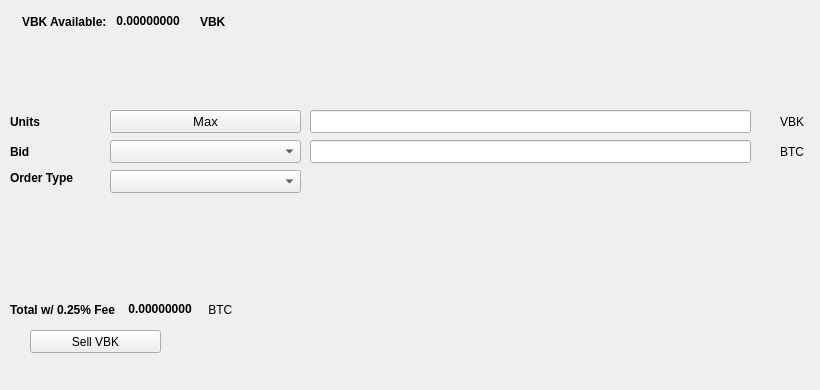
   <widget class="QWidget" name="SellTab">
    <attribute name="title">
     <string>Sell</string>
    </attribute>
    <widget class="QLabel" name="label_16">
     <property name="geometry">
      <rect>
       <x>780</x>
       <y>140</y>
       <width>31</width>
       <height>23</height>
      </rect>
     </property>
     <property name="text">
      <string>BTC</string>
     </property>
    </widget>
    <widget class="QComboBox" name="SellBidcomboBox">
     <property name="geometry">
      <rect>
       <x>110</x>
       <y>140</y>
       <width>191</width>
       <height>23</height>
      </rect>
     </property>
     <property name="font">
      <font>
       <pointsize>10</pointsize>
      </font>
     </property>
    </widget>
    <widget class="QLabel" name="label_18">
     <property name="geometry">
      <rect>
       <x>10</x>
       <y>110</y>
       <width>46</width>
       <height>23</height>
      </rect>
     </property>
     <property name="font">
      <font>
       <weight>75</weight>
       <bold>true</bold>
      </font>
     </property>
     <property name="text">
      <string>Units</string>
     </property>
    </widget>
    <widget class="QPushButton" name="Sell_Max_Amount">
     <property name="geometry">
      <rect>
       <x>110</x>
       <y>110</y>
       <width>191</width>
       <height>23</height>
      </rect>
     </property>
     <property name="font">
      <font>
       <pointsize>10</pointsize>
      </font>
     </property>
     <property name="text">
      <string>Max</string>
     </property>
    </widget>
    <widget class="QLabel" name="label_20">
     <property name="geometry">
      <rect>
       <x>10</x>
       <y>170</y>
       <width>91</width>
       <height>16</height>
      </rect>
     </property>
     <property name="font">
      <font>
       <weight>75</weight>
       <bold>true</bold>
      </font>
     </property>
     <property name="text">
      <string>Order Type</string>
     </property>
    </widget>
    <widget class="QComboBox" name="SellOrdertypeCombo">
     <property name="geometry">
      <rect>
       <x>110</x>
       <y>170</y>
       <width>191</width>
       <height>23</height>
      </rect>
     </property>
     <property name="font">
      <font>
       <pointsize>10</pointsize>
      </font>
     </property>
    </widget>
    <widget class="QLabel" name="label_21">
     <property name="geometry">
      <rect>
       <x>10</x>
       <y>140</y>
       <width>46</width>
       <height>23</height>
      </rect>
     </property>
     <property name="font">
      <font>
       <weight>75</weight>
       <bold>true</bold>
      </font>
     </property>
     <property name="text">
      <string>Bid</string>
     </property>
    </widget>
    <widget class="QLabel" name="label_22">
     <property name="geometry">
      <rect>
       <x>780</x>
       <y>110</y>
       <width>31</width>
       <height>23</height>
      </rect>
     </property>
     <property name="text">
      <string>VBK</string>
     </property>
    </widget>
    <widget class="QLineEdit" name="UnitsInputVBK">
     <property name="geometry">
      <rect>
       <x>310</x>
       <y>110</y>
       <width>441</width>
       <height>23</height>
      </rect>
     </property>
     <property name="font">
      <font>
       <pointsize>9</pointsize>
       <weight>75</weight>
       <bold>true</bold>
      </font>
     </property>
    </widget>
    <widget class="QLineEdit" name="SellBidPriceEdit">
     <property name="geometry">
      <rect>
       <x>310</x>
       <y>140</y>
       <width>441</width>
       <height>23</height>
      </rect>
     </property>
     <property name="font">
      <font>
       <pointsize>9</pointsize>
       <weight>75</weight>
       <bold>true</bold>
      </font>
     </property>
    </widget>
    <widget class="QPushButton" name="SellVBKBTN">
     <property name="geometry">
      <rect>
       <x>30</x>
       <y>330</y>
       <width>131</width>
       <height>23</height>
      </rect>
     </property>
     <property name="text">
      <string>Sell VBK</string>
     </property>
     <property name="icon">
      <iconset resource="../VBK">
       <normaloff>:/icons/bitcoin</normaloff>:/icons/bitcoin</iconset>
     </property>
    </widget>
    <widget class="QWidget" name="layoutWidget3">
     <property name="geometry">
      <rect>
       <x>22</x>
       <y>12</y>
       <width>258</width>
       <height>19</height>
      </rect>
     </property>
     <layout class="QHBoxLayout" name="horizontalLayout">
      <item>
       <widget class="QLabel" name="label232_2">
        <property name="font">
         <font>
          <weight>75</weight>
          <bold>true</bold>
         </font>
        </property>
        <property name="text">
         <string>VBK Available:</string>
        </property>
       </widget>
      </item>
      <item>
       <widget class="QLabel" name="VBKAvailableLabel">
        <property name="palette">
         <palette>
          <active>
           <colorrole role="WindowText">
            <brush brushstyle="SolidPattern">
             <color alpha="255">
              <red>0</red>
              <green>0</green>
              <blue>0</blue>
             </color>
            </brush>
           </colorrole>
           <colorrole role="Button">
            <brush brushstyle="SolidPattern">
             <color alpha="255">
              <red>0</red>
              <green>170</green>
              <blue>0</blue>
             </color>
            </brush>
           </colorrole>
           <colorrole role="Light">
            <brush brushstyle="SolidPattern">
             <color alpha="255">
              <red>0</red>
              <green>255</green>
              <blue>0</blue>
             </color>
            </brush>
           </colorrole>
           <colorrole role="Midlight">
            <brush brushstyle="SolidPattern">
             <color alpha="255">
              <red>0</red>
              <green>212</green>
              <blue>0</blue>
             </color>
            </brush>
           </colorrole>
           <colorrole role="Dark">
            <brush brushstyle="SolidPattern">
             <color alpha="255">
              <red>0</red>
              <green>85</green>
              <blue>0</blue>
             </color>
            </brush>
           </colorrole>
           <colorrole role="Mid">
            <brush brushstyle="SolidPattern">
             <color alpha="255">
              <red>0</red>
              <green>113</green>
              <blue>0</blue>
             </color>
            </brush>
           </colorrole>
           <colorrole role="Text">
            <brush brushstyle="SolidPattern">
             <color alpha="255">
              <red>0</red>
              <green>170</green>
              <blue>0</blue>
             </color>
            </brush>
           </colorrole>
           <colorrole role="BrightText">
            <brush brushstyle="SolidPattern">
             <color alpha="255">
              <red>255</red>
              <green>255</green>
              <blue>255</blue>
             </color>
            </brush>
           </colorrole>
           <colorrole role="ButtonText">
            <brush brushstyle="SolidPattern">
             <color alpha="255">
              <red>0</red>
              <green>0</green>
              <blue>0</blue>
             </color>
            </brush>
           </colorrole>
           <colorrole role="Base">
            <brush brushstyle="SolidPattern">
             <color alpha="255">
              <red>255</red>
              <green>255</green>
              <blue>255</blue>
             </color>
            </brush>
           </colorrole>
           <colorrole role="Window">
            <brush brushstyle="SolidPattern">
             <color alpha="255">
              <red>0</red>
              <green>170</green>
              <blue>0</blue>
             </color>
            </brush>
           </colorrole>
           <colorrole role="Shadow">
            <brush brushstyle="SolidPattern">
             <color alpha="255">
              <red>0</red>
              <green>0</green>
              <blue>0</blue>
             </color>
            </brush>
           </colorrole>
           <colorrole role="AlternateBase">
            <brush brushstyle="SolidPattern">
             <color alpha="255">
              <red>127</red>
              <green>212</green>
              <blue>127</blue>
             </color>
            </brush>
           </colorrole>
           <colorrole role="ToolTipBase">
            <brush brushstyle="SolidPattern">
             <color alpha="255">
              <red>255</red>
              <green>255</green>
              <blue>220</blue>
             </color>
            </brush>
           </colorrole>
           <colorrole role="ToolTipText">
            <brush brushstyle="SolidPattern">
             <color alpha="255">
              <red>0</red>
              <green>0</green>
              <blue>0</blue>
             </color>
            </brush>
           </colorrole>
          </active>
          <inactive>
           <colorrole role="WindowText">
            <brush brushstyle="SolidPattern">
             <color alpha="255">
              <red>0</red>
              <green>0</green>
              <blue>0</blue>
             </color>
            </brush>
           </colorrole>
           <colorrole role="Button">
            <brush brushstyle="SolidPattern">
             <color alpha="255">
              <red>0</red>
              <green>170</green>
              <blue>0</blue>
             </color>
            </brush>
           </colorrole>
           <colorrole role="Light">
            <brush brushstyle="SolidPattern">
             <color alpha="255">
              <red>0</red>
              <green>255</green>
              <blue>0</blue>
             </color>
            </brush>
           </colorrole>
           <colorrole role="Midlight">
            <brush brushstyle="SolidPattern">
             <color alpha="255">
              <red>0</red>
              <green>212</green>
              <blue>0</blue>
             </color>
            </brush>
           </colorrole>
           <colorrole role="Dark">
            <brush brushstyle="SolidPattern">
             <color alpha="255">
              <red>0</red>
              <green>85</green>
              <blue>0</blue>
             </color>
            </brush>
           </colorrole>
           <colorrole role="Mid">
            <brush brushstyle="SolidPattern">
             <color alpha="255">
              <red>0</red>
              <green>113</green>
              <blue>0</blue>
             </color>
            </brush>
           </colorrole>
           <colorrole role="Text">
            <brush brushstyle="SolidPattern">
             <color alpha="255">
              <red>0</red>
              <green>170</green>
              <blue>0</blue>
             </color>
            </brush>
           </colorrole>
           <colorrole role="BrightText">
            <brush brushstyle="SolidPattern">
             <color alpha="255">
              <red>255</red>
              <green>255</green>
              <blue>255</blue>
             </color>
            </brush>
           </colorrole>
           <colorrole role="ButtonText">
            <brush brushstyle="SolidPattern">
             <color alpha="255">
              <red>0</red>
              <green>0</green>
              <blue>0</blue>
             </color>
            </brush>
           </colorrole>
           <colorrole role="Base">
            <brush brushstyle="SolidPattern">
             <color alpha="255">
              <red>255</red>
              <green>255</green>
              <blue>255</blue>
             </color>
            </brush>
           </colorrole>
           <colorrole role="Window">
            <brush brushstyle="SolidPattern">
             <color alpha="255">
              <red>0</red>
              <green>170</green>
              <blue>0</blue>
             </color>
            </brush>
           </colorrole>
           <colorrole role="Shadow">
            <brush brushstyle="SolidPattern">
             <color alpha="255">
              <red>0</red>
              <green>0</green>
              <blue>0</blue>
             </color>
            </brush>
           </colorrole>
           <colorrole role="AlternateBase">
            <brush brushstyle="SolidPattern">
             <color alpha="255">
              <red>127</red>
              <green>212</green>
              <blue>127</blue>
             </color>
            </brush>
           </colorrole>
           <colorrole role="ToolTipBase">
            <brush brushstyle="SolidPattern">
             <color alpha="255">
              <red>255</red>
              <green>255</green>
              <blue>220</blue>
             </color>
            </brush>
           </colorrole>
           <colorrole role="ToolTipText">
            <brush brushstyle="SolidPattern">
             <color alpha="255">
              <red>0</red>
              <green>0</green>
              <blue>0</blue>
             </color>
            </brush>
           </colorrole>
          </inactive>
          <disabled>
           <colorrole role="WindowText">
            <brush brushstyle="SolidPattern">
             <color alpha="255">
              <red>0</red>
              <green>85</green>
              <blue>0</blue>
             </color>
            </brush>
           </colorrole>
           <colorrole role="Button">
            <brush brushstyle="SolidPattern">
             <color alpha="255">
              <red>0</red>
              <green>170</green>
              <blue>0</blue>
             </color>
            </brush>
           </colorrole>
           <colorrole role="Light">
            <brush brushstyle="SolidPattern">
             <color alpha="255">
              <red>0</red>
              <green>255</green>
              <blue>0</blue>
             </color>
            </brush>
           </colorrole>
           <colorrole role="Midlight">
            <brush brushstyle="SolidPattern">
             <color alpha="255">
              <red>0</red>
              <green>212</green>
              <blue>0</blue>
             </color>
            </brush>
           </colorrole>
           <colorrole role="Dark">
            <brush brushstyle="SolidPattern">
             <color alpha="255">
              <red>0</red>
              <green>85</green>
              <blue>0</blue>
             </color>
            </brush>
           </colorrole>
           <colorrole role="Mid">
            <brush brushstyle="SolidPattern">
             <color alpha="255">
              <red>0</red>
              <green>113</green>
              <blue>0</blue>
             </color>
            </brush>
           </colorrole>
           <colorrole role="Text">
            <brush brushstyle="SolidPattern">
             <color alpha="255">
              <red>0</red>
              <green>85</green>
              <blue>0</blue>
             </color>
            </brush>
           </colorrole>
           <colorrole role="BrightText">
            <brush brushstyle="SolidPattern">
             <color alpha="255">
              <red>255</red>
              <green>255</green>
              <blue>255</blue>
             </color>
            </brush>
           </colorrole>
           <colorrole role="ButtonText">
            <brush brushstyle="SolidPattern">
             <color alpha="255">
              <red>0</red>
              <green>85</green>
              <blue>0</blue>
             </color>
            </brush>
           </colorrole>
           <colorrole role="Base">
            <brush brushstyle="SolidPattern">
             <color alpha="255">
              <red>0</red>
              <green>170</green>
              <blue>0</blue>
             </color>
            </brush>
           </colorrole>
           <colorrole role="Window">
            <brush brushstyle="SolidPattern">
             <color alpha="255">
              <red>0</red>
              <green>170</green>
              <blue>0</blue>
             </color>
            </brush>
           </colorrole>
           <colorrole role="Shadow">
            <brush brushstyle="SolidPattern">
             <color alpha="255">
              <red>0</red>
              <green>0</green>
              <blue>0</blue>
             </color>
            </brush>
           </colorrole>
           <colorrole role="AlternateBase">
            <brush brushstyle="SolidPattern">
             <color alpha="255">
              <red>0</red>
              <green>170</green>
              <blue>0</blue>
             </color>
            </brush>
           </colorrole>
           <colorrole role="ToolTipBase">
            <brush brushstyle="SolidPattern">
             <color alpha="255">
              <red>255</red>
              <green>255</green>
              <blue>220</blue>
             </color>
            </brush>
           </colorrole>
           <colorrole role="ToolTipText">
            <brush brushstyle="SolidPattern">
             <color alpha="255">
              <red>0</red>
              <green>0</green>
              <blue>0</blue>
             </color>
            </brush>
           </colorrole>
          </disabled>
         </palette>
        </property>
        <property name="font">
         <font>
          <weight>75</weight>
          <bold>true</bold>
         </font>
        </property>
        <property name="text">
         <string> 0.00000000 </string>
        </property>
        <property name="textInteractionFlags">
         <set>Qt::LinksAccessibleByMouse|Qt::TextSelectableByKeyboard|Qt::TextSelectableByMouse</set>
        </property>
       </widget>
      </item>
      <item>
       <widget class="QLabel" name="labelVBK">
        <property name="font">
         <font>
          <weight>75</weight>
          <bold>true</bold>
         </font>
        </property>
        <property name="text">
         <string>VBK</string>
        </property>
       </widget>
      </item>
     </layout>
    </widget>
    <widget class="QWidget" name="layoutWidget">
     <property name="geometry">
      <rect>
       <x>10</x>
       <y>300</y>
       <width>268</width>
       <height>19</height>
      </rect>
     </property>
     <layout class="QHBoxLayout" name="horizontalLayout_2">
      <item>
       <widget class="QLabel" name="label_19">
        <property name="font">
         <font>
          <weight>75</weight>
          <bold>true</bold>
         </font>
        </property>
        <property name="text">
         <string>Total w/ 0.25% Fee </string>
        </property>
       </widget>
      </item>
      <item>
       <widget class="QLabel" name="SellCostLabel">
        <property name="palette">
         <palette>
          <active>
           <colorrole role="WindowText">
            <brush brushstyle="SolidPattern">
             <color alpha="255">
              <red>0</red>
              <green>0</green>
              <blue>0</blue>
             </color>
            </brush>
           </colorrole>
           <colorrole role="Button">
            <brush brushstyle="SolidPattern">
             <color alpha="255">
              <red>0</red>
              <green>170</green>
              <blue>0</blue>
             </color>
            </brush>
           </colorrole>
           <colorrole role="Light">
            <brush brushstyle="SolidPattern">
             <color alpha="255">
              <red>0</red>
              <green>255</green>
              <blue>0</blue>
             </color>
            </brush>
           </colorrole>
           <colorrole role="Midlight">
            <brush brushstyle="SolidPattern">
             <color alpha="255">
              <red>0</red>
              <green>212</green>
              <blue>0</blue>
             </color>
            </brush>
           </colorrole>
           <colorrole role="Dark">
            <brush brushstyle="SolidPattern">
             <color alpha="255">
              <red>0</red>
              <green>85</green>
              <blue>0</blue>
             </color>
            </brush>
           </colorrole>
           <colorrole role="Mid">
            <brush brushstyle="SolidPattern">
             <color alpha="255">
              <red>0</red>
              <green>113</green>
              <blue>0</blue>
             </color>
            </brush>
           </colorrole>
           <colorrole role="Text">
            <brush brushstyle="SolidPattern">
             <color alpha="255">
              <red>0</red>
              <green>170</green>
              <blue>0</blue>
             </color>
            </brush>
           </colorrole>
           <colorrole role="BrightText">
            <brush brushstyle="SolidPattern">
             <color alpha="255">
              <red>255</red>
              <green>255</green>
              <blue>255</blue>
             </color>
            </brush>
           </colorrole>
           <colorrole role="ButtonText">
            <brush brushstyle="SolidPattern">
             <color alpha="255">
              <red>0</red>
              <green>0</green>
              <blue>0</blue>
             </color>
            </brush>
           </colorrole>
           <colorrole role="Base">
            <brush brushstyle="SolidPattern">
             <color alpha="255">
              <red>255</red>
              <green>255</green>
              <blue>255</blue>
             </color>
            </brush>
           </colorrole>
           <colorrole role="Window">
            <brush brushstyle="SolidPattern">
             <color alpha="255">
              <red>0</red>
              <green>170</green>
              <blue>0</blue>
             </color>
            </brush>
           </colorrole>
           <colorrole role="Shadow">
            <brush brushstyle="SolidPattern">
             <color alpha="255">
              <red>0</red>
              <green>0</green>
              <blue>0</blue>
             </color>
            </brush>
           </colorrole>
           <colorrole role="AlternateBase">
            <brush brushstyle="SolidPattern">
             <color alpha="255">
              <red>127</red>
              <green>212</green>
              <blue>127</blue>
             </color>
            </brush>
           </colorrole>
           <colorrole role="ToolTipBase">
            <brush brushstyle="SolidPattern">
             <color alpha="255">
              <red>255</red>
              <green>255</green>
              <blue>220</blue>
             </color>
            </brush>
           </colorrole>
           <colorrole role="ToolTipText">
            <brush brushstyle="SolidPattern">
             <color alpha="255">
              <red>0</red>
              <green>0</green>
              <blue>0</blue>
             </color>
            </brush>
           </colorrole>
          </active>
          <inactive>
           <colorrole role="WindowText">
            <brush brushstyle="SolidPattern">
             <color alpha="255">
              <red>0</red>
              <green>0</green>
              <blue>0</blue>
             </color>
            </brush>
           </colorrole>
           <colorrole role="Button">
            <brush brushstyle="SolidPattern">
             <color alpha="255">
              <red>0</red>
              <green>170</green>
              <blue>0</blue>
             </color>
            </brush>
           </colorrole>
           <colorrole role="Light">
            <brush brushstyle="SolidPattern">
             <color alpha="255">
              <red>0</red>
              <green>255</green>
              <blue>0</blue>
             </color>
            </brush>
           </colorrole>
           <colorrole role="Midlight">
            <brush brushstyle="SolidPattern">
             <color alpha="255">
              <red>0</red>
              <green>212</green>
              <blue>0</blue>
             </color>
            </brush>
           </colorrole>
           <colorrole role="Dark">
            <brush brushstyle="SolidPattern">
             <color alpha="255">
              <red>0</red>
              <green>85</green>
              <blue>0</blue>
             </color>
            </brush>
           </colorrole>
           <colorrole role="Mid">
            <brush brushstyle="SolidPattern">
             <color alpha="255">
              <red>0</red>
              <green>113</green>
              <blue>0</blue>
             </color>
            </brush>
           </colorrole>
           <colorrole role="Text">
            <brush brushstyle="SolidPattern">
             <color alpha="255">
              <red>0</red>
              <green>170</green>
              <blue>0</blue>
             </color>
            </brush>
           </colorrole>
           <colorrole role="BrightText">
            <brush brushstyle="SolidPattern">
             <color alpha="255">
              <red>255</red>
              <green>255</green>
              <blue>255</blue>
             </color>
            </brush>
           </colorrole>
           <colorrole role="ButtonText">
            <brush brushstyle="SolidPattern">
             <color alpha="255">
              <red>0</red>
              <green>0</green>
              <blue>0</blue>
             </color>
            </brush>
           </colorrole>
           <colorrole role="Base">
            <brush brushstyle="SolidPattern">
             <color alpha="255">
              <red>255</red>
              <green>255</green>
              <blue>255</blue>
             </color>
            </brush>
           </colorrole>
           <colorrole role="Window">
            <brush brushstyle="SolidPattern">
             <color alpha="255">
              <red>0</red>
              <green>170</green>
              <blue>0</blue>
             </color>
            </brush>
           </colorrole>
           <colorrole role="Shadow">
            <brush brushstyle="SolidPattern">
             <color alpha="255">
              <red>0</red>
              <green>0</green>
              <blue>0</blue>
             </color>
            </brush>
           </colorrole>
           <colorrole role="AlternateBase">
            <brush brushstyle="SolidPattern">
             <color alpha="255">
              <red>127</red>
              <green>212</green>
              <blue>127</blue>
             </color>
            </brush>
           </colorrole>
           <colorrole role="ToolTipBase">
            <brush brushstyle="SolidPattern">
             <color alpha="255">
              <red>255</red>
              <green>255</green>
              <blue>220</blue>
             </color>
            </brush>
           </colorrole>
           <colorrole role="ToolTipText">
            <brush brushstyle="SolidPattern">
             <color alpha="255">
              <red>0</red>
              <green>0</green>
              <blue>0</blue>
             </color>
            </brush>
           </colorrole>
          </inactive>
          <disabled>
           <colorrole role="WindowText">
            <brush brushstyle="SolidPattern">
             <color alpha="255">
              <red>0</red>
              <green>85</green>
              <blue>0</blue>
             </color>
            </brush>
           </colorrole>
           <colorrole role="Button">
            <brush brushstyle="SolidPattern">
             <color alpha="255">
              <red>0</red>
              <green>170</green>
              <blue>0</blue>
             </color>
            </brush>
           </colorrole>
           <colorrole role="Light">
            <brush brushstyle="SolidPattern">
             <color alpha="255">
              <red>0</red>
              <green>255</green>
              <blue>0</blue>
             </color>
            </brush>
           </colorrole>
           <colorrole role="Midlight">
            <brush brushstyle="SolidPattern">
             <color alpha="255">
              <red>0</red>
              <green>212</green>
              <blue>0</blue>
             </color>
            </brush>
           </colorrole>
           <colorrole role="Dark">
            <brush brushstyle="SolidPattern">
             <color alpha="255">
              <red>0</red>
              <green>85</green>
              <blue>0</blue>
             </color>
            </brush>
           </colorrole>
           <colorrole role="Mid">
            <brush brushstyle="SolidPattern">
             <color alpha="255">
              <red>0</red>
              <green>113</green>
              <blue>0</blue>
             </color>
            </brush>
           </colorrole>
           <colorrole role="Text">
            <brush brushstyle="SolidPattern">
             <color alpha="255">
              <red>0</red>
              <green>85</green>
              <blue>0</blue>
             </color>
            </brush>
           </colorrole>
           <colorrole role="BrightText">
            <brush brushstyle="SolidPattern">
             <color alpha="255">
              <red>255</red>
              <green>255</green>
              <blue>255</blue>
             </color>
            </brush>
           </colorrole>
           <colorrole role="ButtonText">
            <brush brushstyle="SolidPattern">
             <color alpha="255">
              <red>0</red>
              <green>85</green>
              <blue>0</blue>
             </color>
            </brush>
           </colorrole>
           <colorrole role="Base">
            <brush brushstyle="SolidPattern">
             <color alpha="255">
              <red>0</red>
              <green>170</green>
              <blue>0</blue>
             </color>
            </brush>
           </colorrole>
           <colorrole role="Window">
            <brush brushstyle="SolidPattern">
             <color alpha="255">
              <red>0</red>
              <green>170</green>
              <blue>0</blue>
             </color>
            </brush>
           </colorrole>
           <colorrole role="Shadow">
            <brush brushstyle="SolidPattern">
             <color alpha="255">
              <red>0</red>
              <green>0</green>
              <blue>0</blue>
             </color>
            </brush>
           </colorrole>
           <colorrole role="AlternateBase">
            <brush brushstyle="SolidPattern">
             <color alpha="255">
              <red>0</red>
              <green>170</green>
              <blue>0</blue>
             </color>
            </brush>
           </colorrole>
           <colorrole role="ToolTipBase">
            <brush brushstyle="SolidPattern">
             <color alpha="255">
              <red>255</red>
              <green>255</green>
              <blue>220</blue>
             </color>
            </brush>
           </colorrole>
           <colorrole role="ToolTipText">
            <brush brushstyle="SolidPattern">
             <color alpha="255">
              <red>0</red>
              <green>0</green>
              <blue>0</blue>
             </color>
            </brush>
           </colorrole>
          </disabled>
         </palette>
        </property>
        <property name="font">
         <font>
          <weight>75</weight>
          <bold>true</bold>
         </font>
        </property>
        <property name="autoFillBackground">
         <bool>false</bool>
        </property>
        <property name="text">
         <string> 0.00000000</string>
        </property>
        <property name="textInteractionFlags">
         <set>Qt::LinksAccessibleByMouse|Qt::TextSelectableByMouse</set>
        </property>
       </widget>
      </item>
      <item>
       <widget class="QLabel" name="label_17">
        <property name="font">
         <font>
          <weight>50</weight>
          <bold>false</bold>
         </font>
        </property>
        <property name="text">
         <string> BTC</string>
        </property>
       </widget>
      </item>
     </layout>
    </widget>
    <widget class="QLabel" name="label_23">
     <property name="geometry">
      <rect>
       <x>460</x>
       <y>300</y>
       <width>281</width>
       <height>81</height>
      </rect>
     </property>
     <property name="text">
      <string/>
     </property>
     <property name="pixmap">
      <pixmap>:/images/bittrex</pixmap>
     </property>
    </widget>
   </widget>
